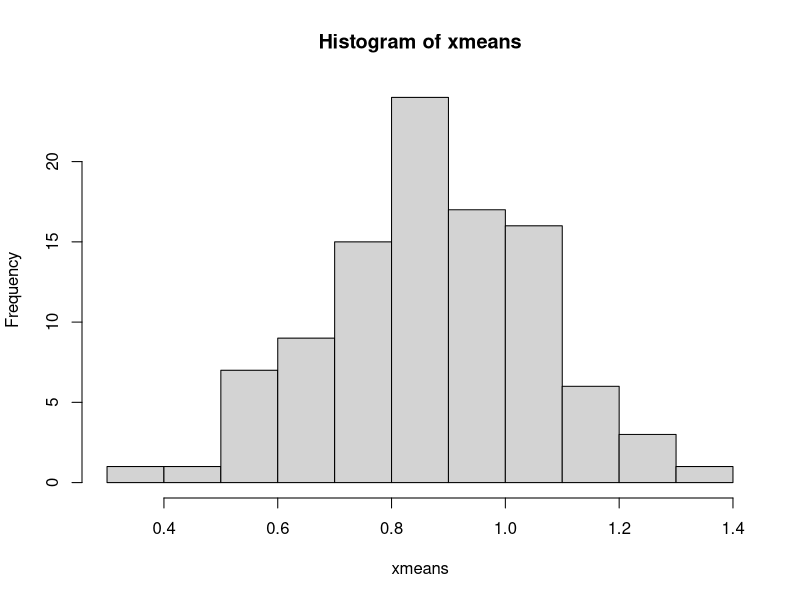

Recreate this plot in R.
#################################################################################################### 
# challenge 1
#################################################################################################### 

x<-c(1.214, 1.480, 1.088, 1.444, 0.637, 1.123, 0.136, 1.490, 0.636, -0.294)

set.seed(99) # ensures the same psuedo-random numbers are generated

nx<-10
x<-rnorm(nx,1,1) # random normal data with mean of 1 and sd of 1
x<-round(x,3) # remove decimal places to get exactly the same data as notes
x

# TO DO: make y in the same fashion 
# HINT: do not reset the set.seed from above (otherwise a different starting point)


#################################################################################################### 
# challenge 2
#################################################################################################### 

#1.
mean(x)
var(x)
sqrt(var(x))

#2.
set.seed(737)
round(rnorm(10,1,1),3)
# or try just running the rnorm over and over from the same starting point ...#

#3.
z<-round(rnorm(10,20,1),3)
cbind(x,z)


#################################################################################################### 
# challenge 3
#################################################################################################### 

# generate data (new seed will occur each time the code is run)
x<-round(rnorm(10,1,1),3)
y<-round(rnorm(15,2,1),3)

# put two series of different length into a named list
z<-list(x=x,y=y)
z

# apply a function to each element of the list
lapply(z,function(i){mean(i)})



#################################################################################################### 
# challenge 4
#################################################################################################### 
# using R studio, run the file "spiegelhater_ch7_partners.R"
# compare the charts to "speigelhalter_2019_ch7.pdf" figure 7.3, page 198 
# under the heading "bootstrap means" adjust the nsamp variable and rerun this section to gauge the effect of different sample sizes



#################################################################################################### 
# challenge 5
#################################################################################################### 

# lookup "?sample"
set.seed(99)
x<-round(rnorm(10,1,1),3)

sample(x,length(x),replace=TRUE)

# generate bootstrap samples
nsim<-100
xboot<-lapply(1:nsim,function(i){sample(x,length(x),replace=TRUE)})
length(xboot)
sort(xboot[[55]])
sort(x)

#calculate and plot means
xmeans<-sapply(xboot,function(i){mean(i)})

hist(xmeans)

mean(xmeans)
mean(x)

?quantile




#################################################################################################### 
# challenge 6
#################################################################################################### 

set.seed(99)
x<-round(rnorm(10,1,1),3)

t.test(x)





#################################################################################################### 
# challenge 7
#################################################################################################### 


# generate simulates samples
nsim<-1000
true_mu<-0
xsim<-lapply(1:nsim,function(i){rnorm(10,true_mu,1)})

x_tests<-lapply(xsim,t.test)

# x_tests[[1]]
# names(x_tests[[1]])

# x_tests[[1]]$estimate
# x_tests[[1]]$conf.int
# x_tests[[1]]$p.value

x_test_sum<-sapply(x_tests,function(i){c(i$estimate,i$p.value,i$conf.int)})
rownames(x_test_sum)<-c("mean","pval","ci_lower","ci_upper")

x_test_df<-data.frame(t(x_test_sum))

in_interval<-x_test_df$ci_lower<true_mu&true_mu<x_test_df$ci_upper
sum(in_interval)

View(cbind(x_test_df,mu,in_interval))


#################################################################################################### 
# challenge 8
#################################################################################################### 

# alter the code from challenge 7



#################################################################################################### 
# challenge 9
#################################################################################################### 

# using R studio, run the file "jelly_bean_search.R"
